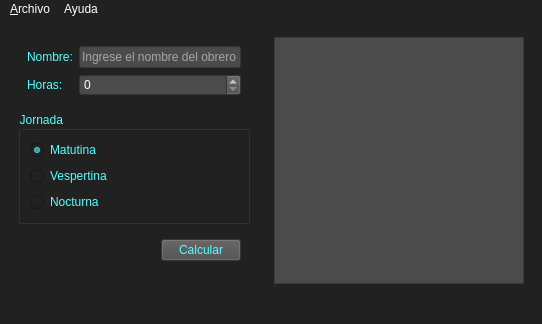
<?xml version="1.0" encoding="UTF-8"?>
<ui version="4.0">
 <class>Principal</class>
 <widget class="QMainWindow" name="Principal">
  <property name="windowModality">
   <enum>Qt::WindowModal</enum>
  </property>
  <property name="geometry">
   <rect>
    <x>0</x>
    <y>0</y>
    <width>542</width>
    <height>324</height>
   </rect>
  </property>
  <property name="font">
   <font>
    <family>Segoe UI</family>
    <pointsize>9</pointsize>
    <weight>9</weight>
    <italic>false</italic>
    <bold>false</bold>
   </font>
  </property>
  <property name="cursor">
   <cursorShape>ArrowCursor</cursorShape>
  </property>
  <property name="mouseTracking">
   <bool>false</bool>
  </property>
  <property name="windowTitle">
   <string>Salario</string>
  </property>
  <property name="windowIcon">
   <iconset resource="Recursos.qrc">
    <normaloff>:/Imagenes/Recursos/salario.png</normaloff>:/Imagenes/Recursos/salario.png</iconset>
  </property>
  <property name="styleSheet">
   <string notr="true">background-color: rgb(33, 33, 33);
font: 75 9pt &quot;Segoe UI&quot;;</string>
  </property>
  <property name="toolButtonStyle">
   <enum>Qt::ToolButtonTextBesideIcon</enum>
  </property>
  <property name="tabShape">
   <enum>QTabWidget::Rounded</enum>
  </property>
  <widget class="QWidget" name="centralwidget">
   <layout class="QGridLayout" name="gridLayout">
    <item row="0" column="0">
     <widget class="QWidget" name="widget_2" native="true">
      <property name="minimumSize">
       <size>
        <width>250</width>
        <height>0</height>
       </size>
      </property>
      <layout class="QVBoxLayout" name="verticalLayout_3">
       <item>
        <widget class="QWidget" name="widgest_3" native="true">
         <property name="styleSheet">
          <string notr="true">background-color: rgb(33, 33, 33);
font: 9pt &quot;Segoe UI&quot;;</string>
         </property>
         <layout class="QFormLayout" name="formLayout">
          <item row="0" column="0">
           <widget class="QLabel" name="label">
            <property name="font">
             <font>
              <family>Segoe UI</family>
              <pointsize>9</pointsize>
              <weight>50</weight>
              <italic>false</italic>
              <bold>false</bold>
             </font>
            </property>
            <property name="styleSheet">
             <string notr="true">color: rgb(85, 255, 255);</string>
            </property>
            <property name="text">
             <string>Nombre:</string>
            </property>
           </widget>
          </item>
          <item row="0" column="1">
           <widget class="QLineEdit" name="intNom">
            <property name="styleSheet">
             <string notr="true">background-color: rgb(75, 75, 75);
color: rgb(255, 255, 255);</string>
            </property>
            <property name="placeholderText">
             <string>Ingrese el nombre del obrero</string>
            </property>
           </widget>
          </item>
          <item row="1" column="1">
           <widget class="QSpinBox" name="intHora">
            <property name="styleSheet">
             <string notr="true">background-color: rgb(75, 75, 75);
color: rgb(255, 255, 255);</string>
            </property>
           </widget>
          </item>
          <item row="1" column="0">
           <widget class="QLabel" name="label_2">
            <property name="font">
             <font>
              <family>Segoe UI</family>
              <pointsize>9</pointsize>
              <weight>50</weight>
              <italic>false</italic>
              <bold>false</bold>
             </font>
            </property>
            <property name="styleSheet">
             <string notr="true">color: rgb(85, 255, 255);</string>
            </property>
            <property name="text">
             <string>Horas: </string>
            </property>
           </widget>
          </item>
         </layout>
        </widget>
       </item>
       <item>
        <widget class="QGroupBox" name="groupBox">
         <property name="font">
          <font>
           <family>Segoe UI</family>
           <pointsize>9</pointsize>
           <weight>50</weight>
           <italic>false</italic>
           <bold>false</bold>
          </font>
         </property>
         <property name="styleSheet">
          <string notr="true">color: rgb(85, 255, 255);
font: 9pt &quot;Segoe UI&quot;;</string>
         </property>
         <property name="title">
          <string>Jornada </string>
         </property>
         <layout class="QVBoxLayout" name="verticalLayout_2">
          <item>
           <widget class="QRadioButton" name="inMatutina">
            <property name="styleSheet">
             <string notr="true">color: rgb(85, 255, 255);</string>
            </property>
            <property name="text">
             <string>Matutina </string>
            </property>
            <property name="checked">
             <bool>true</bool>
            </property>
           </widget>
          </item>
          <item>
           <widget class="QRadioButton" name="inVespertina">
            <property name="styleSheet">
             <string notr="true">color: rgb(85, 255, 255);</string>
            </property>
            <property name="text">
             <string>Vespertina</string>
            </property>
           </widget>
          </item>
          <item>
           <widget class="QRadioButton" name="inNocturna">
            <property name="styleSheet">
             <string notr="true">color: rgb(85, 255, 255);</string>
            </property>
            <property name="text">
             <string>Nocturna</string>
            </property>
           </widget>
          </item>
         </layout>
        </widget>
       </item>
       <item>
        <widget class="QWidget" name="widget_6" native="true">
         <layout class="QHBoxLayout" name="horizontalLayout">
          <item>
           <spacer name="horizontalSpacer">
            <property name="orientation">
             <enum>Qt::Horizontal</enum>
            </property>
            <property name="sizeHint" stdset="0">
             <size>
              <width>184</width>
              <height>20</height>
             </size>
            </property>
           </spacer>
          </item>
          <item>
           <widget class="QPushButton" name="cmdCalcular">
            <property name="styleSheet">
             <string notr="true">color: rgb(85, 255, 255);
background-color: rgb(75, 75, 75);
</string>
            </property>
            <property name="text">
             <string>Calcular</string>
            </property>
           </widget>
          </item>
         </layout>
        </widget>
       </item>
       <item>
        <spacer name="verticalSpacer">
         <property name="orientation">
          <enum>Qt::Vertical</enum>
         </property>
         <property name="sizeHint" stdset="0">
          <size>
           <width>20</width>
           <height>40</height>
          </size>
         </property>
        </spacer>
       </item>
      </layout>
     </widget>
    </item>
    <item row="0" column="1">
     <widget class="QWidget" name="widget" native="true">
      <property name="styleSheet">
       <string notr="true">background-color: rgb(33, 33, 33);</string>
      </property>
      <layout class="QVBoxLayout" name="verticalLayout">
       <item>
        <widget class="QPlainTextEdit" name="outResultado">
         <property name="minimumSize">
          <size>
           <width>250</width>
           <height>0</height>
          </size>
         </property>
         <property name="font">
          <font>
           <family>Segoe UI</family>
           <pointsize>9</pointsize>
           <weight>9</weight>
           <italic>false</italic>
           <bold>false</bold>
          </font>
         </property>
         <property name="styleSheet">
          <string notr="true">background-color: rgb(75, 75, 75);
color: rgb(255, 255, 255);</string>
         </property>
         <property name="readOnly">
          <bool>true</bool>
         </property>
        </widget>
       </item>
      </layout>
     </widget>
    </item>
   </layout>
  </widget>
  <widget class="QMenuBar" name="menubar">
   <property name="enabled">
    <bool>true</bool>
   </property>
   <property name="geometry">
    <rect>
     <x>0</x>
     <y>0</y>
     <width>542</width>
     <height>20</height>
    </rect>
   </property>
   <property name="tabletTracking">
    <bool>false</bool>
   </property>
   <property name="focusPolicy">
    <enum>Qt::ClickFocus</enum>
   </property>
   <property name="contextMenuPolicy">
    <enum>Qt::NoContextMenu</enum>
   </property>
   <property name="acceptDrops">
    <bool>true</bool>
   </property>
   <property name="toolTip">
    <string/>
   </property>
   <property name="statusTip">
    <string/>
   </property>
   <property name="whatsThis">
    <string/>
   </property>
   <property name="accessibleName">
    <string/>
   </property>
   <property name="accessibleDescription">
    <string/>
   </property>
   <property name="autoFillBackground">
    <bool>false</bool>
   </property>
   <property name="styleSheet">
    <string notr="true">font: 9pt &quot;Segoe UI&quot;;
selection-background-color: rgb(126, 126, 126);
color: rgb(255, 255, 255);</string>
   </property>
   <property name="defaultUp">
    <bool>false</bool>
   </property>
   <property name="nativeMenuBar">
    <bool>true</bool>
   </property>
   <widget class="QMenu" name="menuArchivo">
    <property name="enabled">
     <bool>true</bool>
    </property>
    <property name="mouseTracking">
     <bool>true</bool>
    </property>
    <property name="tabletTracking">
     <bool>true</bool>
    </property>
    <property name="focusPolicy">
     <enum>Qt::NoFocus</enum>
    </property>
    <property name="acceptDrops">
     <bool>true</bool>
    </property>
    <property name="toolTip">
     <string>&lt;html&gt;&lt;head/&gt;&lt;body&gt;&lt;p&gt;&lt;span style=&quot; font-size:9pt; color:#ff55ff;&quot;&gt;Archivo&lt;/span&gt;&lt;/p&gt;&lt;/body&gt;&lt;/html&gt;</string>
    </property>
    <property name="autoFillBackground">
     <bool>false</bool>
    </property>
    <property name="styleSheet">
     <string notr="true">background-color: rgb(75, 75, 75);
color: rgb(255, 255, 255);</string>
    </property>
    <property name="tearOffEnabled">
     <bool>false</bool>
    </property>
    <property name="title">
     <string>&amp;Archivo</string>
    </property>
    <property name="separatorsCollapsible">
     <bool>false</bool>
    </property>
    <property name="toolTipsVisible">
     <bool>false</bool>
    </property>
    <addaction name="actionNuevo"/>
    <addaction name="actionAbrir"/>
    <addaction name="actionGuardar_2"/>
    <addaction name="separator"/>
    <addaction name="actionCalcular"/>
    <addaction name="separator"/>
    <addaction name="actionSalir"/>
   </widget>
   <widget class="QMenu" name="menuAyuda">
    <property name="styleSheet">
     <string notr="true">background-color: rgb(75, 75, 75);
color: rgb(255, 255, 255);</string>
    </property>
    <property name="title">
     <string>Ayuda</string>
    </property>
    <addaction name="actionAcerca_de"/>
   </widget>
   <addaction name="menuArchivo"/>
   <addaction name="menuAyuda"/>
  </widget>
  <widget class="QStatusBar" name="statusbar"/>
  <action name="actionNuevo">
   <property name="checkable">
    <bool>true</bool>
   </property>
   <property name="enabled">
    <bool>true</bool>
   </property>
   <property name="icon">
    <iconset resource="Recursos.qrc">
     <normaloff>:/Recursos/agregar-archivo.png</normaloff>:/Recursos/agregar-archivo.png</iconset>
   </property>
   <property name="text">
    <string>&amp;Nuevo</string>
   </property>
   <property name="toolTip">
    <string>&lt;!DOCTYPE HTML PUBLIC &quot;-//W3C//DTD HTML 4.0//EN&quot; &quot;http://www.w3.org/TR/REC-html40/strict.dtd&quot;&gt;
&lt;html&gt;&lt;head&gt;&lt;meta name=&quot;qrichtext&quot; content=&quot;1&quot; /&gt;&lt;style type=&quot;text/css&quot;&gt;
p, li { white-space: pre-wrap; }
&lt;/style&gt;&lt;/head&gt;&lt;body style=&quot; font-family:'MS Shell Dlg 2'; font-size:8pt; font-weight:400; font-style:normal;&quot;&gt;
&lt;p style=&quot; margin-top:12px; margin-bottom:12px; margin-left:0px; margin-right:0px; -qt-block-indent:0; text-indent:0px;&quot;&gt;&lt;span style=&quot; font-size:9pt; font-weight:600; color:#55ffff;&quot;&gt;Nuevo&lt;/span&gt;&lt;/p&gt;&lt;/body&gt;&lt;/html&gt;</string>
   </property>
   <property name="font">
    <font>
     <family>Segoe UI</family>
     <pointsize>9</pointsize>
     <italic>false</italic>
    </font>
   </property>
   <property name="shortcut">
    <string>Ctrl+N</string>
   </property>
   <property name="autoRepeat">
    <bool>true</bool>
   </property>
   <property name="menuRole">
    <enum>QAction::TextHeuristicRole</enum>
   </property>
  </action>
  <action name="actionAbrir">
   <property name="icon">
    <iconset resource="Recursos.qrc">
     <normaloff>:/Recursos/abrir-caja.png</normaloff>:/Recursos/abrir-caja.png</iconset>
   </property>
   <property name="text">
    <string>A&amp;brir </string>
   </property>
   <property name="toolTip">
    <string>&lt;html&gt;&lt;head/&gt;&lt;body&gt;&lt;p&gt;&lt;span style=&quot; font-size:9pt; color:#55ffff;&quot;&gt;Abrir&lt;/span&gt;&lt;/p&gt;&lt;/body&gt;&lt;/html&gt;</string>
   </property>
   <property name="shortcut">
    <string>Ctrl+O</string>
   </property>
  </action>
  <action name="actionGuardar">
   <property name="text">
    <string>&amp;Guardar</string>
   </property>
   <property name="toolTip">
    <string>&lt;html&gt;&lt;head/&gt;&lt;body&gt;&lt;p&gt;&lt;span style=&quot; font-size:9pt; color:#55ffff;&quot;&gt;Guardar&lt;/span&gt;&lt;/p&gt;&lt;/body&gt;&lt;/html&gt;</string>
   </property>
   <property name="shortcut">
    <string>Ctrl+S</string>
   </property>
  </action>
  <action name="actionCalcular">
   <property name="icon">
    <iconset resource="Recursos.qrc">
     <normaloff>:/Recursos/calculadora.png</normaloff>:/Recursos/calculadora.png</iconset>
   </property>
   <property name="text">
    <string>Calcular </string>
   </property>
   <property name="toolTip">
    <string>&lt;html&gt;&lt;head/&gt;&lt;body&gt;&lt;p&gt;&lt;span style=&quot; font-size:9pt; color:#55ffff;&quot;&gt;Calcular&lt;/span&gt;&lt;/p&gt;&lt;/body&gt;&lt;/html&gt;</string>
   </property>
   <property name="shortcut">
    <string>F1</string>
   </property>
  </action>
  <action name="actionSalir">
   <property name="icon">
    <iconset resource="Recursos.qrc">
     <normaloff>:/Recursos/cerrar-sesion.png</normaloff>:/Recursos/cerrar-sesion.png</iconset>
   </property>
   <property name="text">
    <string>&amp;Salir</string>
   </property>
   <property name="toolTip">
    <string>&lt;html&gt;&lt;head/&gt;&lt;body&gt;&lt;p&gt;&lt;span style=&quot; font-size:9pt; color:#55ffff;&quot;&gt;Salir&lt;/span&gt;&lt;/p&gt;&lt;/body&gt;&lt;/html&gt;</string>
   </property>
   <property name="font">
    <font>
     <family>Segoe UI</family>
     <pointsize>9</pointsize>
    </font>
   </property>
   <property name="shortcut">
    <string>Ctrl+Q</string>
   </property>
  </action>
  <action name="actionAcerca_de">
   <property name="checkable">
    <bool>false</bool>
   </property>
   <property name="enabled">
    <bool>true</bool>
   </property>
   <property name="icon">
    <iconset resource="Recursos.qrc">
     <normaloff>:/Recursos/informacion.png</normaloff>:/Recursos/informacion.png</iconset>
   </property>
   <property name="text">
    <string>Acerca de</string>
   </property>
   <property name="toolTip">
    <string>&lt;html&gt;&lt;head/&gt;&lt;body&gt;&lt;p&gt;&lt;span style=&quot; font-size:9pt; color:#55ffff;&quot;&gt;Acerca de&lt;/span&gt;&lt;/p&gt;&lt;/body&gt;&lt;/html&gt;</string>
   </property>
   <property name="whatsThis">
    <string/>
   </property>
   <property name="font">
    <font>
     <family>Segoe UI</family>
     <pointsize>9</pointsize>
    </font>
   </property>
  </action>
  <action name="actionGuardar_2">
   <property name="icon">
    <iconset resource="Recursos.qrc">
     <normaloff>:/Imagenes/Recursos/disquete.png</normaloff>:/Imagenes/Recursos/disquete.png</iconset>
   </property>
   <property name="text">
    <string>Guardar</string>
   </property>
   <property name="toolTip">
    <string>&lt;html&gt;&lt;head/&gt;&lt;body&gt;&lt;p&gt;&lt;span style=&quot; color:#55ffff;&quot;&gt;Guardar&lt;/span&gt;&lt;/p&gt;&lt;/body&gt;&lt;/html&gt;</string>
   </property>
   <property name="shortcut">
    <string>Ctrl+S</string>
   </property>
  </action>
 </widget>
 <resources>
  <include location="Recursos.qrc"/>
 </resources>
 <connections/>
</ui>
